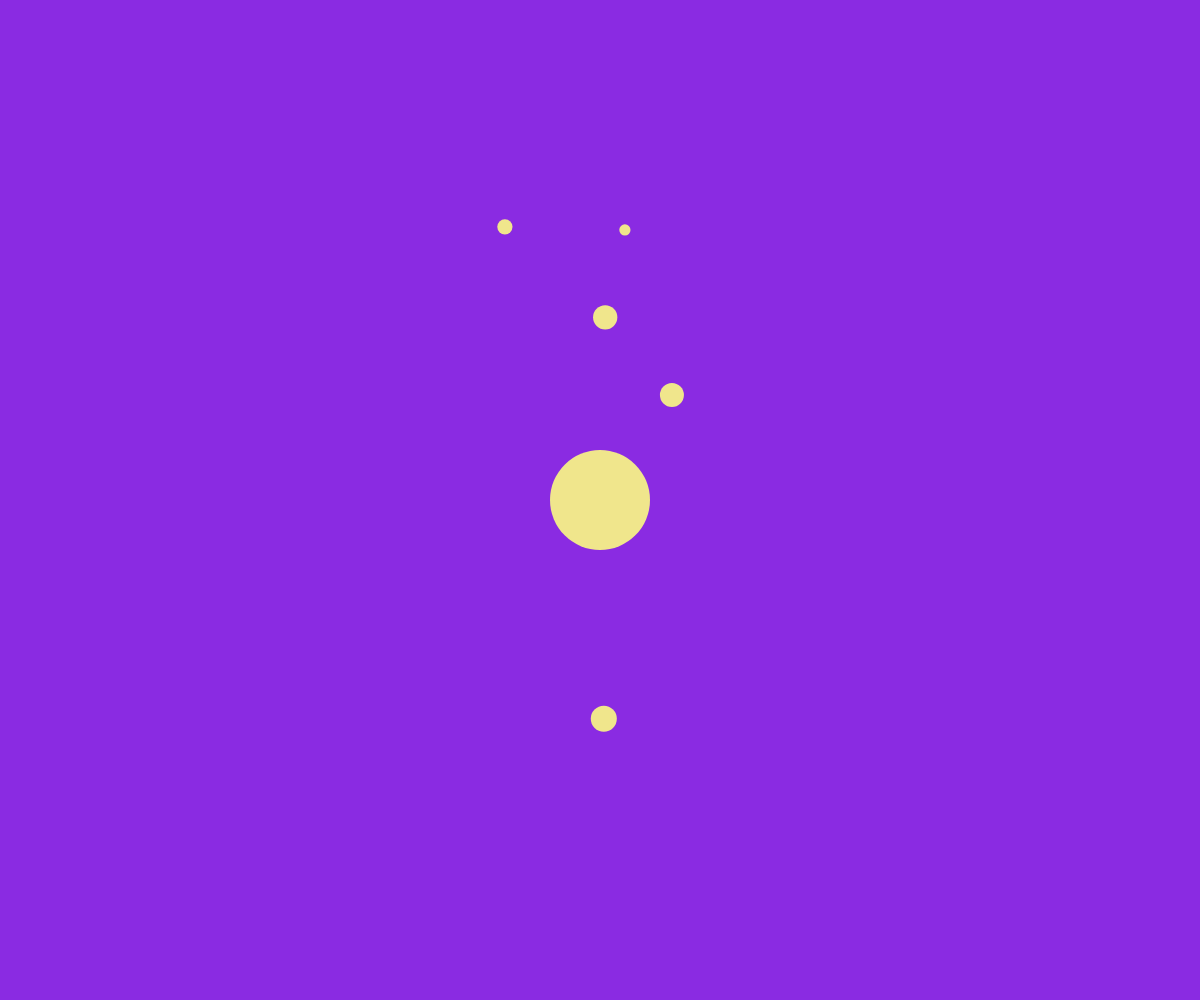
Frame 1 (no input)
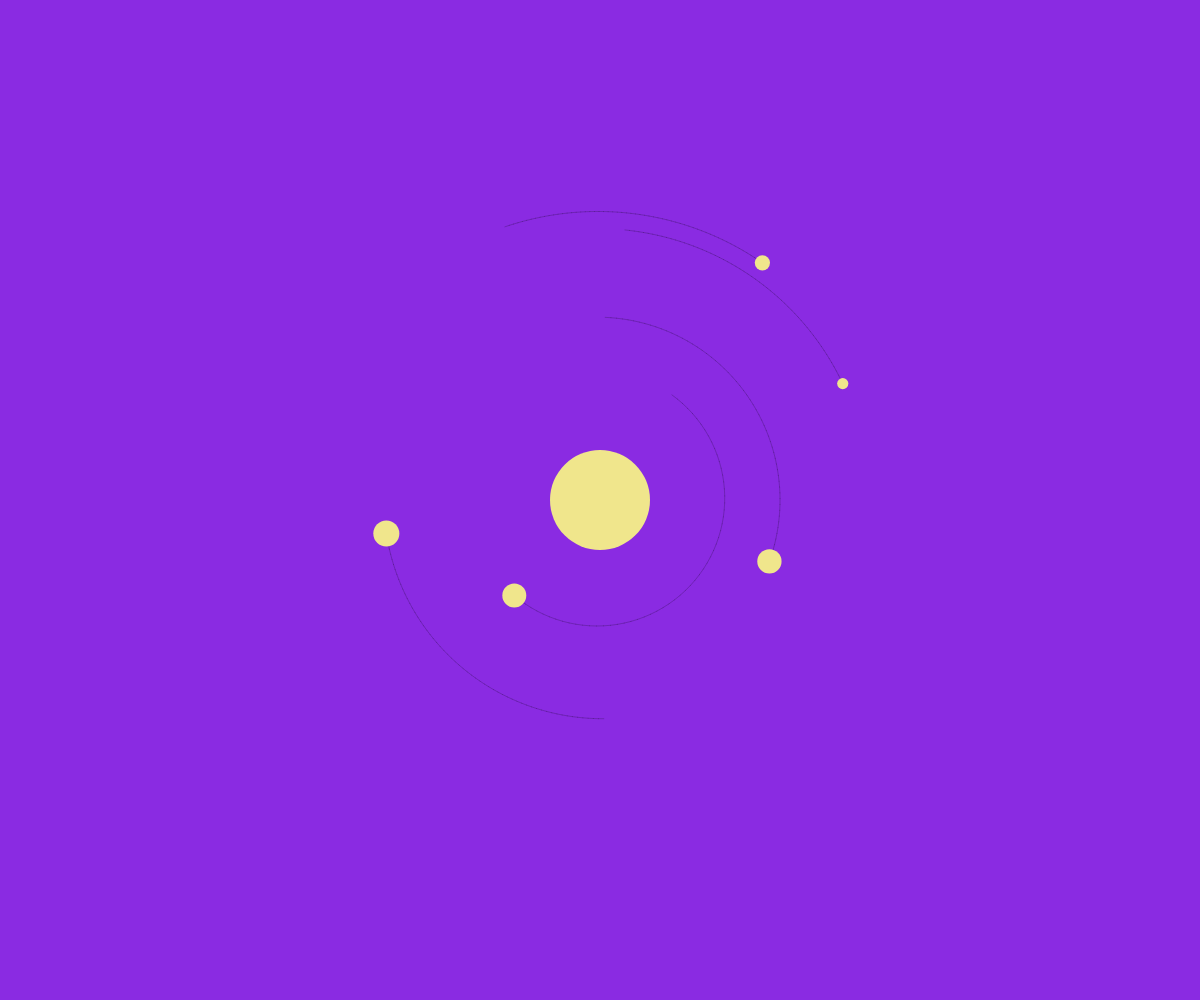
Frame 60 (no input)
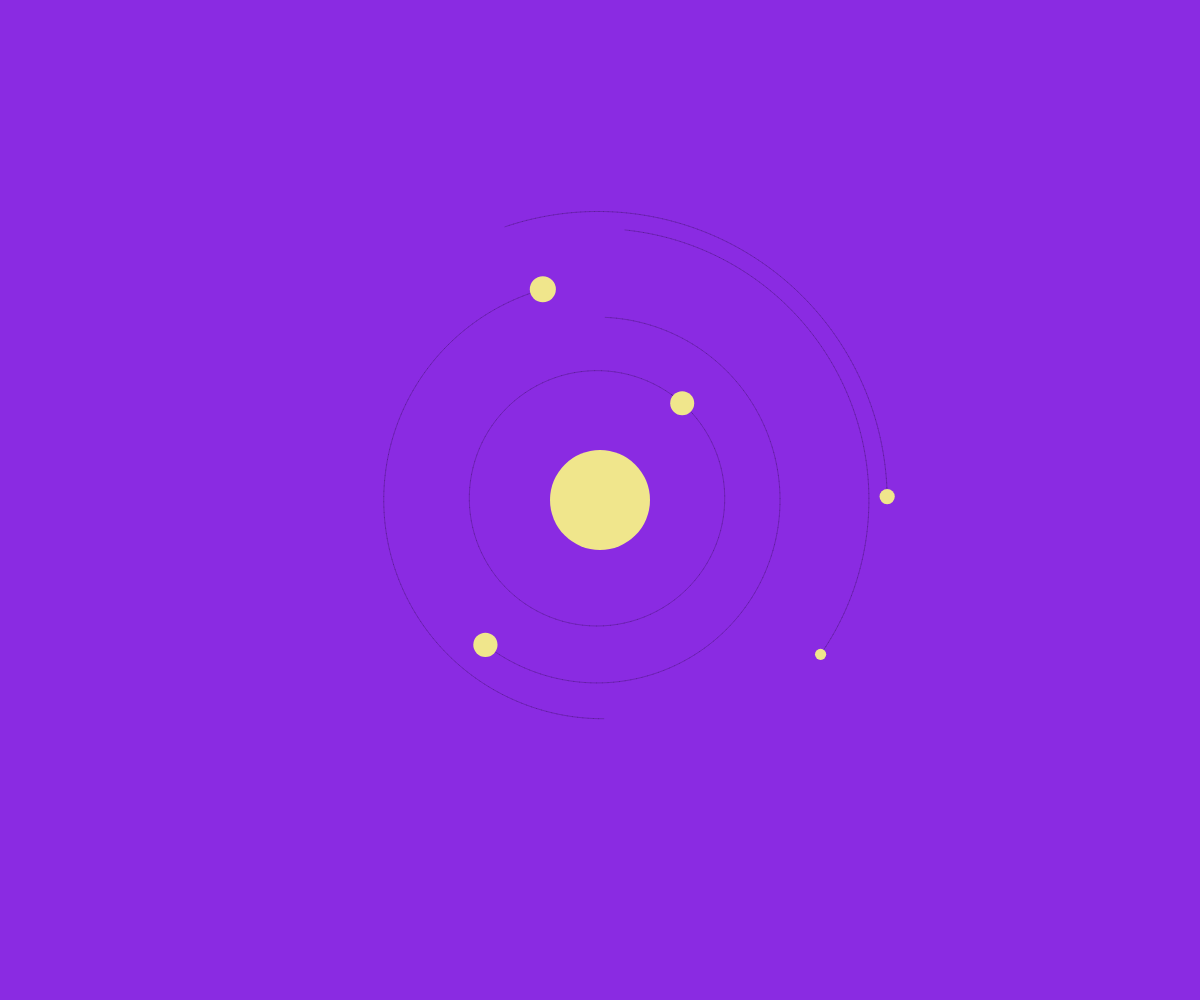
Frame 120 (the mouse pressed at the canvas centre since frame 60)

The p5.js sketch that drew these frames (run headless with seeded random() and noise() and a simulated clock; from frame 60 on, the mouse is pressed at the canvas centre):

// p5.js sketch
// ── sketch.js
let planets = []
let sun
let numPlanets = 5
let G = 120

function setup() {
  createCanvas(windowWidth,windowHeight)
  sun = new Body(50,createVector(0,0),createVector(0,0))

  for (let i = 0; i < numPlanets; i++) {
    let mass = random(5, 15)
    let radius = random(sun.d, min(windowWidth/2,windowHeight/2))
    let angle = random(0, TWO_PI)
    let planetPos = createVector(radius * cos(angle), radius * sin(angle))
    let planetVel = planetPos.copy()
    if (random(1) < 0.1) planetVel.rotate(-HALF_PI)
    else planetVel.rotate(HALF_PI)  // Direction of orbit
    planetVel.normalize()
    planetVel.mult( sqrt((G * sun.mass)/(radius)) ) // Circular orbit velocity

    planets.push( new Body(mass, planetPos, planetVel) )
  }
}

function draw() {
  background(138,43,226)
  translate(width/2, height/2)
  for (let i = numPlanets-1; i >= 0; i--) {
    sun.attract(planets[i])
    planets[i].move()
    planets[i].show()
  }
  sun.show()
}


function Body(_mass, _pos, _vel){
  this.mass = _mass
  this.pos = _pos
  this.vel = _vel
  this.d = this.mass*2
  this.thetaInit = 0
  this.path = []
  this.pathLen = Infinity

  this.show = function() {
    stroke(1,50)
    for (let i = 0; i < this.path.length-2; i++) {
      line(this.path[i].x, this.path[i].y, this.path[i+1].x, this.path[i+1].y,)
    }
    fill(240,230,140) ; noStroke(1);
    ellipse(this.pos.x, this.pos.y, this.d, this.d)
  }


  this.move = function() {
    this.pos.x += this.vel.x
    this.pos.y += this.vel.y
    this.path.push(createVector(this.pos.x,this.pos.y))
    if (this.path.length > 200) this.path.splice(0,1)
  }

  this.applyForce = function(f) {
    this.vel.x += f.x / this.mass
    this.vel.y += f.y / this.mass
  }

  this.attract = function(child) {
    let r = dist(this.pos.x, this.pos.y, child.pos.x, child.pos.y)
    let f = (this.pos.copy()).sub(child.pos)
    f.setMag( (G * this.mass * child.mass)/(r * r) )
    child.applyForce(f)
  }

}
